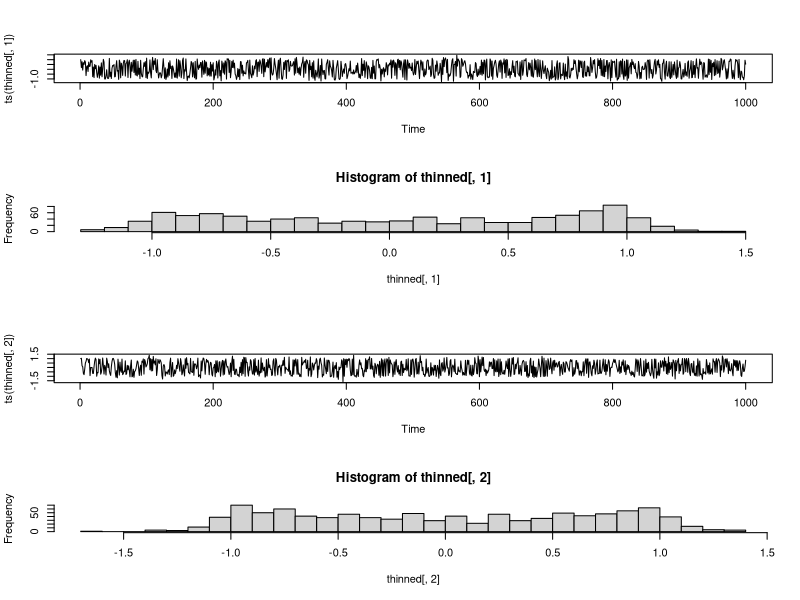
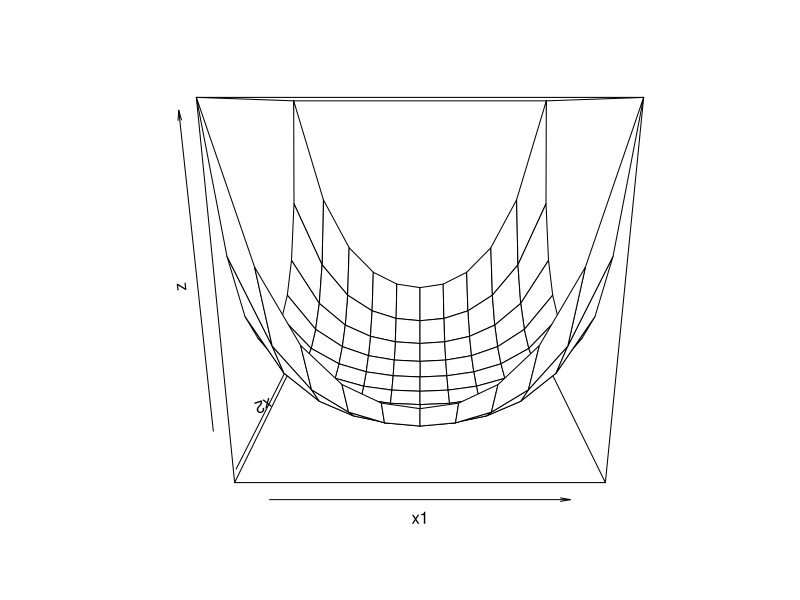
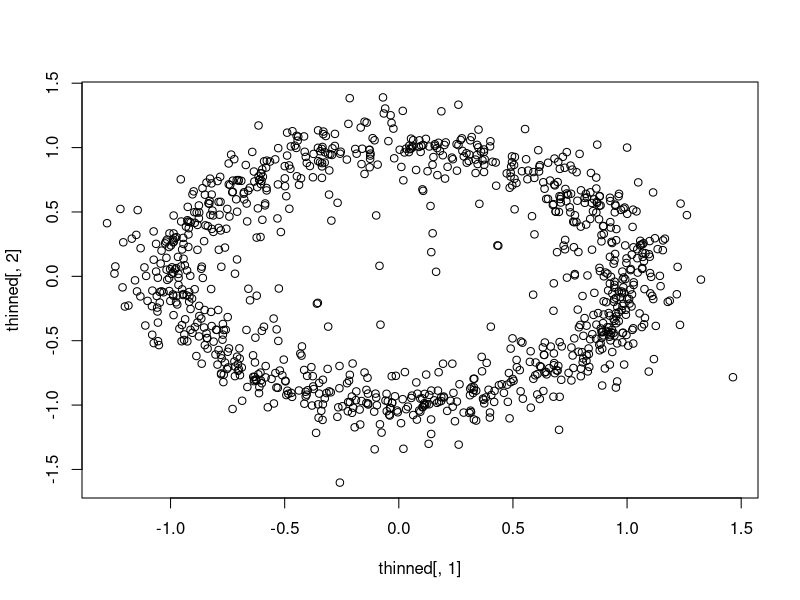

The R script that drew these images, in order: (Note: this script raises an error after producing the figures.)
# MCMC - HW2 - Question 5.a, 5,b

# Helpful: http://www.macs.hw.ac.uk/~stan/f73bi/bayes_tut_5.pdf

RandomWalk <- function(init.state, n, sigma) {
  # Implements two-dimensional random-walk Metropolis MCMC with a N(0,sigma^2)
  # proposal distribution for each dimension.
  #
  # Args:
  #   init.state: Two-dimensional vector of initial values for x1, x2.
  #   n: Length of the chain to be simulated.
  #   sigma: Standard deviation of step size in proposal.
  #
  # Returns:
  #   y: Vector of length n+1 consisting of the initial
  #      state and the subsequent n steps of the Markov chain.
  #
  if(Target(init.state)==0) {
    cat("Please choose initial state with non-zero Target density\n")
    return()
  }
  
  # Compute Normal proposal steps on each of two dimensions.
  x1.steps <- rnorm(n,0,sigma)
  x2.steps <- rnorm(n,0,sigma)
  steps <- cbind(x1.steps, x2.steps)
  
  # Generate uniforms for acceptance decisions.
  u <- runif(n)
  
  # Create vector to hold successive states of chain.
  y <- matrix(NA, nrow=n+1, ncol=2)
  
  # Initialize chain.
  y[1,] <- init.state
  
  accept.count <- 0
  
  # Run MH.
  for(i in 1:n) {
    y[i+1,] <- y[i,] + steps[i,]
    accept.prob <- min(1,Target(y[i+1,])/Target(y[i,]))
    if (accept.prob < u[i]) {
      y[i+1,] <- y[i,]
    } else {
      accept.count <- accept.count+1
    }
  }
  return(y)
}

Target <- function(init.state) {
  # Evaluates the target distribution's probability of a given state.
  #
  # Args:
  #   init.state: Two-dimensional vector of initial values for x1, x2.
  #
  # Returns:
  #   prob: Probability of init.state, under target distribution.
  x1 <- init.state[1]
  x2 <- init.state[2]
  prob <- exp(-5*abs(x1^2+x2^2-1))
  return (prob)
}

# Run RandomWalk and plot results to test convergence and mixing.
init.state <- c(1, 1)
chain <- RandomWalk(init.state, 100000, 0.5)
thinned <- chain[seq(1,100000, 100),]

par(mfrow=c(4,1))
plot(ts(thinned[,1]))
hist(thinned[,1],30)
plot(ts(thinned[,2]))
hist(thinned[,2],30)

# FOR FUN.
dev.off()
x1 <- seq(-.5, .5, .1)
x2 <- seq(-.5, .5, .1)
zfun <- function(x1,x2) {exp(-5*abs(x1^2+x2^2-1))}
z <- outer(x1, x2, FUN="zfun")
persp(x1, x2, z)

dev.off()
plot(thinned[,1], thinned[,2])
hist(rowSums(y^2))

# Part B:
# A more efficient algorithm could be to use a Gibbs sample of one variable at
# a time, or to change x1, x2 into polar coordinates, and sample uniformly
# from the theta parameter, to retrieve original x1, x2's.




